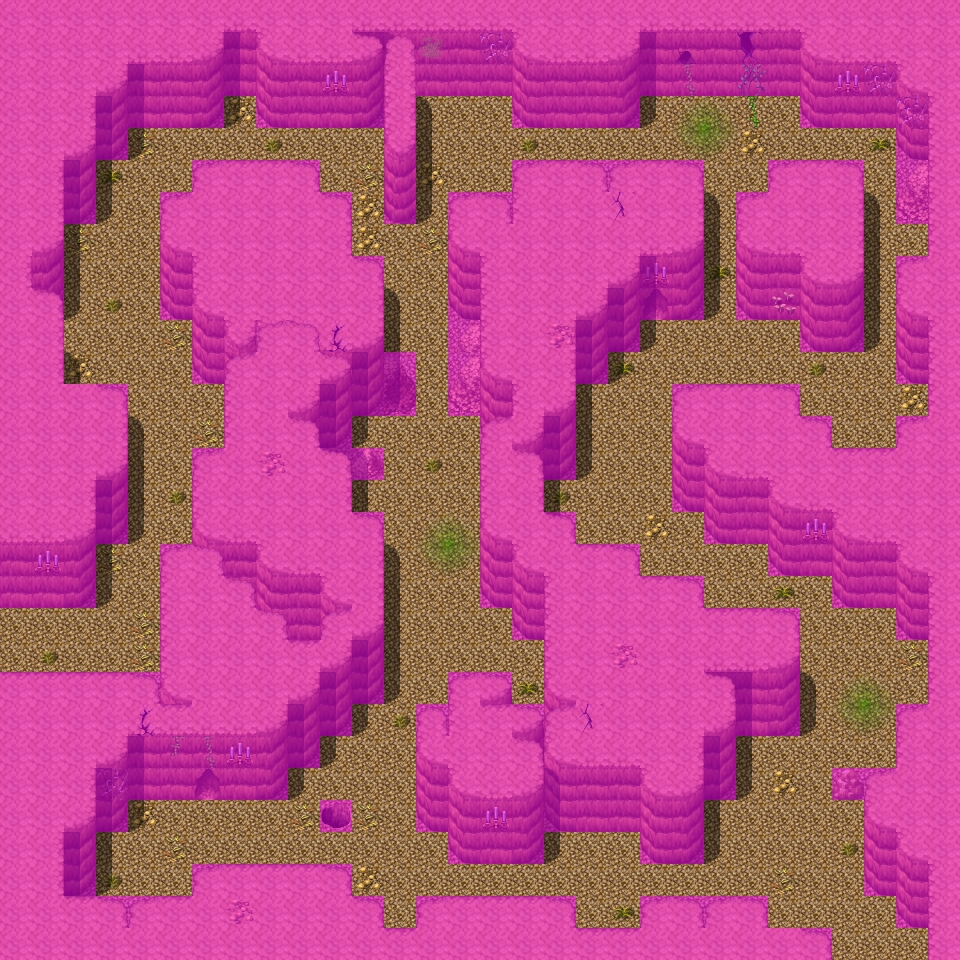

Rendered tile map (Tiled .tmx) drawn with the repository's tilesets; below, a short description and the map source with its tile grids summarised:
An orthogonal 30x30 tile map with 32x32 px tiles, 4 tile layers (Ground, Objects, Above, Walkable), 18 tilesets and 17 objects (15x spawn, 2x mapchange).

<map version="1.0" orientation="orthogonal" width="30" height="30" tilewidth="32" tileheight="32">
    <tileset firstgid="1" name="map_25" tilewidth="32" tileheight="32">
        <image source="../drawable/map_25.png" width="256" height="256" />
    </tileset>
    <tileset firstgid="65" name="map_21" tilewidth="32" tileheight="32">
        <image source="../drawable/map_21.png" width="256" height="256" />
    </tileset>
    <tileset firstgid="129" name="map_0" tilewidth="32" tileheight="32">
        <image source="../drawable/map_0.png" width="256" height="256" />
    </tileset>
    <tileset firstgid="193" name="map_35" tilewidth="32" tileheight="32">
        <image source="../drawable/map_35.png" width="256" height="256" />
    </tileset>
    <tileset firstgid="257" name="map_26" tilewidth="32" tileheight="32">
        <image source="../drawable/map_26.png" width="256" height="256" />
    </tileset>
    <tileset firstgid="321" name="map_41" tilewidth="32" tileheight="32">
        <image source="../drawable/map_41.png" width="256" height="256" />
    </tileset>
    <tileset firstgid="385" name="map_10" tilewidth="32" tileheight="32">
        <image source="../drawable/map_10.png" width="256" height="256" />
    </tileset>
    <tileset firstgid="449" name="map_3" tilewidth="32" tileheight="32">
        <image source="../drawable/map_3.png" width="256" height="256" />
    </tileset>
    <tileset firstgid="513" name="map_17" tilewidth="32" tileheight="32">
        <image source="../drawable/map_17.png" width="256" height="256" />
    </tileset>
    <tileset firstgid="577" name="map_1" tilewidth="32" tileheight="32">
        <image source="../drawable/map_1.png" width="256" height="256" />
    </tileset>
    <tileset firstgid="641" name="map_2" tilewidth="32" tileheight="32">
        <image source="../drawable/map_2.png" width="256" height="256" />
    </tileset>
    <tileset firstgid="705" name="map_5" tilewidth="32" tileheight="32">
        <image source="../drawable/map_5.png" width="256" height="256" />
    </tileset>
    <tileset firstgid="769" name="map_6" tilewidth="32" tileheight="32">
        <image source="../drawable/map_6.png" width="256" height="256" />
    </tileset>
    <tileset firstgid="833" name="map_27" tilewidth="32" tileheight="32">
        <image source="../drawable/map_27.png" width="256" height="256" />
    </tileset>
    <tileset firstgid="897" name="map_16" tilewidth="32" tileheight="32">
        <image source="../drawable/map_16.png" width="256" height="256" />
    </tileset>
    <tileset firstgid="961" name="map_7" tilewidth="32" tileheight="32">
        <image source="../drawable/map_7.png" width="256" height="256" />
    </tileset>
    <tileset firstgid="1025" name="map_18" tilewidth="32" tileheight="32">
        <image source="../drawable/map_18.png" width="256" height="256" />
    </tileset>
    <tileset firstgid="1089" name="map_4" tilewidth="32" tileheight="32">
        <image source="../drawable/map_4.png" width="256" height="256" />
    </tileset>
    <layer name="Ground" width="30" height="30">
        <data>[900 cells, 900 non-empty, 21 distinct tile ids]</data>
    </layer>
    <layer name="Objects" width="30" height="30">
        <data>[900 cells, 215 non-empty, 42 distinct tile ids]</data>
    </layer>
    <layer name="Above" width="30" height="30">
        <data>[900 cells, 109 non-empty, 8 distinct tile ids]</data>
    </layer>
    <layer name="Walkable" width="30" height="30">
        <data>[900 cells, 620 non-empty, 1 distinct tile ids]</data>
    </layer>
    <objectgroup name="Mapevents">
        <object name="west" type="mapchange" x="0" y="608" width="32" height="64">
            <properties>
                <property name="map" value="pwcave2" />
                <property name="place" value="east" />
            </properties>
        </object>
        <object name="south" type="mapchange" x="832" y="928" width="96" height="32">
            <properties>
                <property name="map" value="pwcave4" />
                <property name="place" value="north" />
            </properties>
        </object>
    </objectgroup>
    <objectgroup name="Spawn">
        <object name="iqhan_4" type="spawn" x="64" y="512" width="128" height="160">
            <properties>
                <property name="spawngroup" value="iqhan_4" />
            </properties>
        </object>
        <object name="iqhan_3" type="spawn" x="64" y="320" width="160" height="224">
            <properties>
                <property name="quantity" value="2" />
                <property name="spawngroup" value="iqhan_3" />
            </properties>
        </object>
        <object name="iqhan_ch_1" type="spawn" x="192" y="128" width="128" height="32">
            <properties>
                <property name="quantity" value="2" />
                <property name="spawngroup" value="iqhan_ch_1" />
            </properties>
        </object>
        <object name="iqhan_ch_2" type="spawn" x="416" y="352" width="32" height="64">
            <properties>
                <property name="spawngroup" value="iqhan_ch_2" />
            </properties>
        </object>
        <object name="iqhan_ch_2_1" type="spawn" x="512" y="128" width="128" height="32">
            <properties>
                <property name="spawngroup" value="iqhan_ch_2" />
            </properties>
        </object>
        <object name="iqhan_ch_2_2" type="spawn" x="704" y="192" width="32" height="128">
            <properties>
                <property name="spawngroup" value="iqhan_ch_2" />
            </properties>
        </object>
        <object name="iqhan_ch_2_3" type="spawn" x="864" y="256" width="32" height="96">
            <properties>
                <property name="spawngroup" value="iqhan_ch_2" />
            </properties>
        </object>
        <object name="iqhan_ch_3" type="spawn" x="768" y="576" width="32" height="32">
            <properties>
                <property name="spawngroup" value="iqhan_ch_3" />
            </properties>
        </object>
        <object name="iqhan_ch_1_1" type="spawn" x="704" y="544" width="32" height="64">
            <properties>
                <property name="quantity" value="2" />
                <property name="spawngroup" value="iqhan_ch_1" />
            </properties>
        </object>
        <object name="iqhan_3_1" type="spawn" x="384" y="416" width="160" height="288">
            <properties>
                <property name="quantity" value="2" />
                <property name="spawngroup" value="iqhan_3" />
            </properties>
        </object>
        <object name="iqhan_ch_1_2" type="spawn" x="96" y="736" width="320" height="192">
            <properties>
                <property name="quantity" value="2" />
                <property name="spawngroup" value="iqhan_ch_1" />
            </properties>
        </object>
        <object name="iqhan_ch_2_4" type="spawn" x="448" y="864" width="96" height="32">
            <properties>
                <property name="spawngroup" value="iqhan_ch_2" />
            </properties>
        </object>
        <object name="iqhan_ch_1_3" type="spawn" x="704" y="640" width="224" height="224">
            <properties>
                <property name="quantity" value="2" />
                <property name="spawngroup" value="iqhan_ch_1" />
            </properties>
        </object>
        <object name="iqhan_ch_3_1" type="spawn" x="640" y="864" width="64" height="32">
            <properties>
                <property name="spawngroup" value="iqhan_ch_3" />
            </properties>
        </object>
    </objectgroup>
    <objectgroup name="Spawn2" visible="0">
        <!-- 1 objects omitted --></objectgroup>
    <objectgroup name="Keys" />
</map>
<!-- 1 of 17 objects omitted -->
